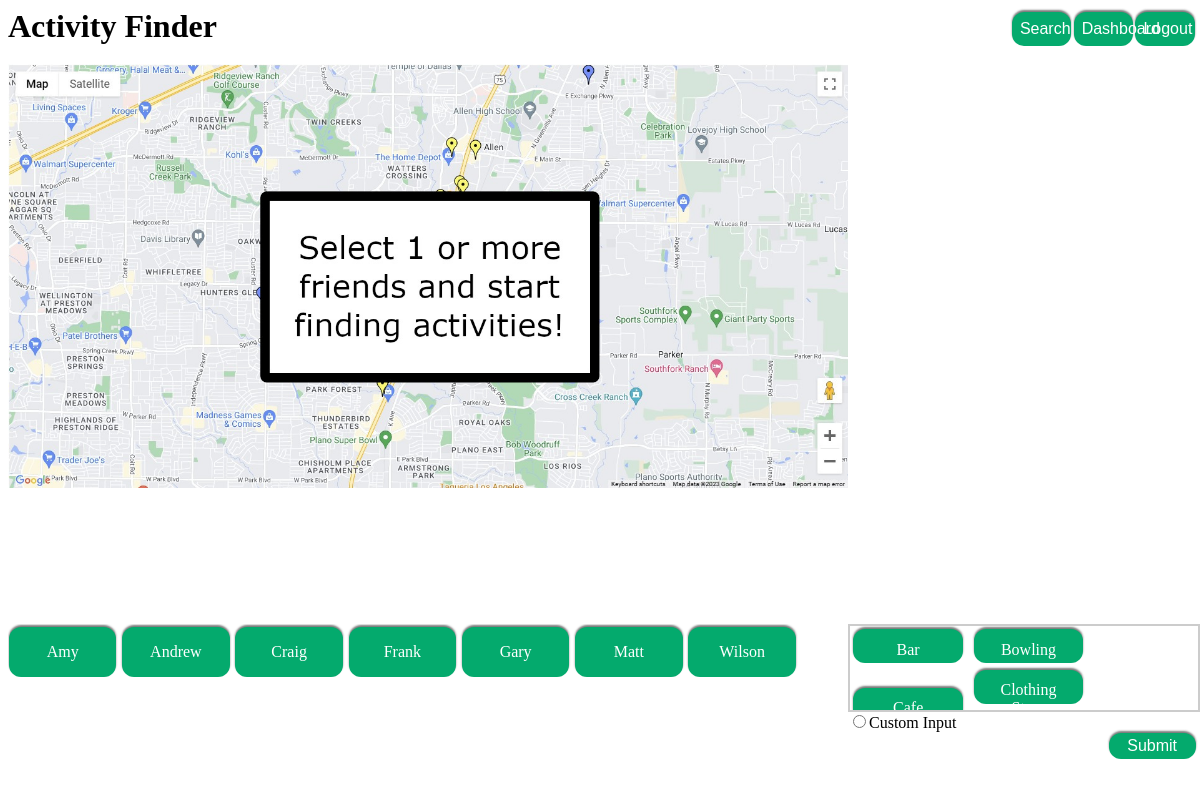
The page / (signed in) on the database its author committed.
### tables this page shows
CREATE TABLE "users" (
	"id"	INTEGER NOT NULL UNIQUE,
	"username"	TEXT NOT NULL UNIQUE,
	"address"	TEXT NOT NULL,
	"latitude"	TEXT NOT NULL,
	"longitude"	TEXT NOT NULL,
	"password"	TEXT NOT NULL,
	PRIMARY KEY("id" AUTOINCREMENT)
);

### app.py (the view)
@app.route("/")
def index():
    if 'user_id' in session:
        hiddenusername = session['latitude'] + ',' + session['longitude'] + ',' + session['username']
    else:
        hiddenusername = ''
    friends = get_friends_list()
    return render_template('index.html', friends = friends, hiddenusername = hiddenusername, nearby_results = '', api_key = api_key, center = '', locations = '', selectedlocations = '', returnedlocations = '')

### app.py (called while the page is built)
def get_db_connection():
    dbconnect = sqlite3.connect('friendfinder.db')
    dbconnect.row_factory = sqlite3.Row
    return dbconnect

def get_friends_list():
    if 'user_id' in session:
        dbconnect = get_db_connection()
        friends = dbconnect.execute('SELECT users.username, users.address, latitude, longitude FROM users INNER JOIN friends ON users.id = friends.friend_id WHERE users.username = ? OR friends.user_id = ? ORDER BY users.username ASC', (session['user_id'],session['user_id'])).fetchall()
        dbconnect.close()
    else:
        friends = ''
    return friends

### templates/index.html (shortened to what this page needs)
<!DOCTYPE html>
<html lang="en">
<head>
	<link rel="stylesheet" href="{{ url_for('static', filename= 'css/friendfinder.css') }}">
</head>
<body>
	<div class="container">
		<div class="NavArea">
			<h1 style="display: inline;">Activity Finder</h1>
			{% if session.get('user_id') %}
				<form action="{{ url_for('logout') }}" method="POST" style="display: inline;">
					<button class="navbutton" type="submit">Logout</button>
				</form>
				<button class="navbutton" onclick="document.getElementById('id03').style.display='block'">Dashboard</button>
				<a href="/"><button class="navbutton">Search</button></a>
			{% else %}
				<button class="navbutton" onclick="document.getElementById('id01').style.display='block'">Sign In</button>
				<button class="navbutton" onclick="document.getElementById('id02').style.display='block'">Register</button>
			{% endif %}
		</div>
		<div class="MapArea">
			{% if center != '' %}
				<div id="map" style="width: 100%; height: 100%;"></div>
			{% else %}
				<img src="{{ url_for('static', filename= 'img/mapstatic.jpg') }}" class="mapfillerimage">
			{% endif %}
		</div>
		<div class="ListArea">
		</div>
		{% if session.get('user_id') %}
		<div class="ActionArea">
			<form action="/placesearch" method="POST" name="placesearch">
				<div class="containerinner">
					<div class="FriendArea">
						{% for friends in friends %}
							<span style="display: inline;" class="friendclass">
								<label>
									<span class="friendbutton">{{ friends[0] }}</span>
							</span>
						{% endfor %}
					</div>
					<div class="SearchArea">
						<div class="typelistcontainer">
							<span style="display: inline;" class="friendclass">
								<label>
									<span class="typelistbutton">Bar</span>
							</span>
							<span style="display: inline;" class="friendclass">
								<label>
									<span class="typelistbutton">Bowling</span>
							</span>
							<span style="display: inline;" class="friendclass">
								<label>
									<span class="typelistbutton">Cafe</span>
							</span>
							<span style="display: inline;" class="friendclass">
								<label>
									<span class="typelistbutton">Clothing Store</span>
							</span>
						</div>
						<input class="typeboxes" type="radio" id="customradio" name="activitytype" value="">Custom Input</input>
						<input type="text" id="activity" name="activity" placeholder="Type of Activity" value=""><br>
						<input type="submit" value="Submit" class="submitsearchbutton">
					</div>
				</div>
			</form>
		</div>
		{% endif %}
	</div>
</body>
</html>

### static/css/friendfinder.css (style rules this page uses)
.container { display: grid; grid-template-columns: 70vw 29vw; grid-template-rows: 7vh 70vh 21vh; gap: 0px 0px; grid-auto-flow: row; grid-template-areas: "NavArea NavArea" "MapArea ListArea" "ActionArea ActionArea"; }
.containerinner { display: grid; grid-template-columns: 70vw 29vw; grid-template-rows: 21vh; gap: 0px 0px; grid-auto-flow: row; grid-template-areas: "FriendArea SearchArea"; }
.ListArea { grid-area: ListArea; background-color: #FFFFFF; overflow-y:auto; }
.MapArea { grid-area: MapArea; background-color: #FFFFFF; }
.NavArea { grid-area: NavArea; background-color: #FFFFFF; }
.FriendArea { grid-area: FriendArea; background-color: #FFFFFF; overflow-y:auto; }
.SearchArea { grid-area: SearchArea; background-color: #FFFFFF; }
.ActionArea { grid-area: ActionArea; background-color: #FFFFFF; }
.friendbutton { background-color: #04AA6D; border: none; color: white; width: 9%; padding: 2vh; text-align: center; text-decoration: none; display: inline-block; font-size: 16px; margin: .35% .1%; border-radius: 12px; box-shadow: 0px -2px 2px rgba(34,34,34,0.6); }
.typelistbutton { background-color: #04AA6D; border: none; color: white; width: 25%; height: 1.4vh; padding: 1.4vh; text-align: center; text-decoration: none; display: inline-block; font-size: 16px; margin: 1% 1%; border-radius: 12px; box-shadow: 0px -2px 2px rgba(34,34,34,0.6); }
.navbutton { background-color: #04AA6D; border: none; color: white; width: 5%; padding: 1vh; float: right; text-align: center; text-decoration: none; display: inline-block; font-size: 16px; margin: .35% .1%; border-radius: 12px; box-shadow: 0px -2px 2px rgba(34,34,34,0.6); }
.submitsearchbutton { background-color: #04AA6D; border: none; color: white; width: 25%; padding: .5vh; float: right; text-align: center; text-decoration: none; display: inline-block; font-size: 16px; margin: .35% .1%; border-radius: 12px; box-shadow: 0px -2px 2px rgba(34,34,34,0.6); }
.mapfillerimage { width: 100%; height: auto; }
.typelistcontainer { border:2px solid #ccc; width:100%; height: 50%; overflow-y: scroll; }
button { background-color: #4CAF50; color: white; padding: 14px 20px; margin: 8px 0; border: none; cursor: pointer; width: 100%; }

### rows shown on the page
users: username "Amy"
users: username "Andrew"
users: username "Craig"
users: username "Frank"
users: username "Gary"
users: username "Matt"
users: username "Wilson"
